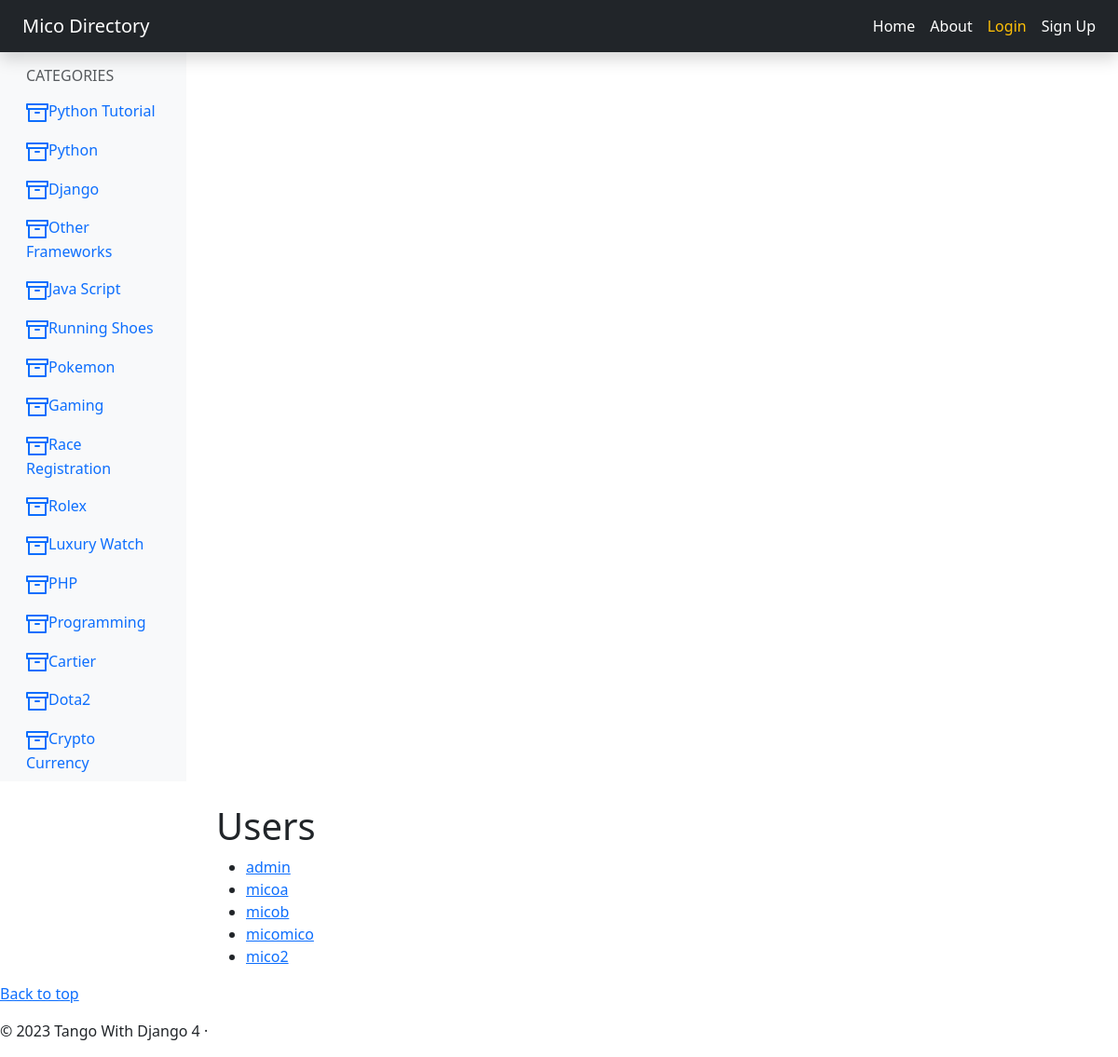
Page /rango/users/ on the committed database.
### rango/models.py (models this page shows, shortened)
class Category(models.Model):
    name = models.CharField(max_length=128, unique=True)
    views = models.IntegerField(default=0)
    likes = models.IntegerField(default=0)
    slug = models.SlugField(unique=True)
    date_added = models.DateTimeField(default=timezone.now)
    class Meta:
        verbose_name_plural = 'Categories'

### rango/views.py (the view)
# urls.py: path('users/', views.UsersView.as_view(), name='users'),
class UsersView(View):
    def get(self, request):
        user_list = User.objects.all()
        print("DEBUG USERS:", user_list)
        return render(
            request,
            'rango/users.html',
            {'users': user_list}
        )

### rango/templatetags/rango_template_tags.py (called while the page is built)
@register.inclusion_tag('rango/categories.html', takes_context=True)
def get_category_list(context, current_category=None):
    return {
        'categories': Category.objects.all(),
        'current_category': current_category,
        'user': context['user']
            }

### rango/templates/rango/users.html (shortened to what this page needs)
{% extends 'rango/base.html' %}
    {% load static %}
    {% block body_block %}
            <h1>Users</h1>
            <ul>
            {% for user in users %}
                <li>
                    <a href="{% url 'rango:profile' user.username %}">
                        {{ user.username }}
                    </a>
                </li>
            {% endfor %}
            </ul>
    {% endblock %}

### rango/templates/rango/categories.html
<ul class="nav flex-column">
{% if categories %}
    {% for c in categories %}
        {% if c == current_category %}
            <li class="nav-item">
                <a class="nav-link activate"
                    href="{% url 'rango:show_category' c.slug %}">
                       <span data-feather="archive"></span>{{ c.name }}
                </a>
            </li>
        {% else %}
            <li class="nav-item">
                <a class="nav-link"
                    href="{% url 'rango:show_category' c.slug %}">
                    <span data-feather="archive"></span>{{ c.name }}
                </a>
            </li>
        {% endif %}
    {% endfor %}
{% else %}
    <li class="nav-item">
        There are no categories present.
    </li>
{% endif %}
</ul>

### rows in the picture
Category: name "Python Tutorial"
Category: name "Python"
Category: name "Django"
Category: name "Other Frameworks"
Category: name "Java Script"
Category: name "Running Shoes"
Category: name "Pokemon"
Category: name "Gaming"
Category: name "Race Registration"
Category: name "Rolex"
Category: name "Luxury Watch"
Category: name "PHP"
Category: name "Programming"
Category: name "Cartier"
Category: name "Dota2"
Category: name "Crypto Currency"

### other values in the picture
{{ user.username }} "admin"
{{ user.username }} "micoa"
{{ user.username }} "micob"
{{ user.username }} "micomico"
{{ user.username }} "mico2"
